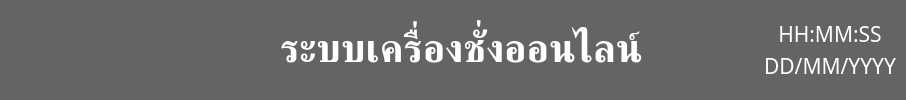
        <widget class="QWidget" name="widget" native="true">
         <property name="minimumSize">
          <size>
           <width>0</width>
           <height>70</height>
          </size>
         </property>
         <property name="styleSheet">
          <string notr="true">background-color: rgb(100, 100, 100);
color: rgb(255, 255, 255);
border-radius: 8px;</string>
         </property>
         <layout class="QHBoxLayout" name="horizontalLayout">
          <property name="leftMargin">
           <number>10</number>
          </property>
          <property name="topMargin">
           <number>5</number>
          </property>
          <property name="rightMargin">
           <number>10</number>
          </property>
          <property name="bottomMargin">
           <number>5</number>
          </property>
          <item>
           <widget class="QFrame" name="frame_28">
            <property name="enabled">
             <bool>true</bool>
            </property>
            <property name="minimumSize">
             <size>
              <width>0</width>
              <height>0</height>
             </size>
            </property>
            <property name="frameShape">
             <enum>QFrame::StyledPanel</enum>
            </property>
            <property name="frameShadow">
             <enum>QFrame::Raised</enum>
            </property>
            <layout class="QHBoxLayout" name="horizontalLayout_6">
             <property name="spacing">
              <number>0</number>
             </property>
             <property name="leftMargin">
              <number>0</number>
             </property>
             <property name="topMargin">
              <number>0</number>
             </property>
             <property name="rightMargin">
              <number>140</number>
             </property>
             <property name="bottomMargin">
              <number>0</number>
             </property>
             <item>
              <widget class="QPushButton" name="menu">
               <property name="font">
                <font>
                 <pointsize>9</pointsize>
                </font>
               </property>
               <property name="cursor">
                <cursorShape>PointingHandCursor</cursorShape>
               </property>
               <property name="text">
                <string/>
               </property>
               <property name="icon">
                <iconset resource="resource.qrc">
                 <normaloff>:/assets/icon/menu.png</normaloff>
                 <normalon>:/assets/icon/menu_open.png</normalon>:/assets/icon/menu.png</iconset>
               </property>
               <property name="iconSize">
                <size>
                 <width>60</width>
                 <height>60</height>
                </size>
               </property>
               <property name="checkable">
                <bool>true</bool>
               </property>
               <property name="autoExclusive">
                <bool>true</bool>
               </property>
              </widget>
             </item>
            </layout>
           </widget>
          </item>
          <item>
           <spacer name="horizontalSpacer_5">
            <property name="orientation">
             <enum>Qt::Horizontal</enum>
            </property>
            <property name="sizeHint" stdset="0">
             <size>
              <width>92</width>
              <height>20</height>
             </size>
            </property>
           </spacer>
          </item>
          <item>
           <widget class="QLabel" name="title">
            <property name="maximumSize">
             <size>
              <width>16777215</width>
              <height>16777215</height>
             </size>
            </property>
            <property name="font">
             <font>
              <family>Kanit</family>
              <pointsize>30</pointsize>
              <bold>true</bold>
             </font>
            </property>
            <property name="styleSheet">
             <string notr="true"/>
            </property>
            <property name="text">
             <string>ระบบเครื่องชั่งออนไลน์</string>
            </property>
            <property name="alignment">
             <set>Qt::AlignCenter</set>
            </property>
           </widget>
          </item>
          <item>
           <widget class="QLabel" name="current_tabletID">
            <property name="sizePolicy">
             <sizepolicy hsizetype="Fixed" vsizetype="Fixed">
              <horstretch>0</horstretch>
              <verstretch>0</verstretch>
             </sizepolicy>
            </property>
            <property name="font">
             <font>
              <family>Kanit</family>
              <pointsize>26</pointsize>
              <bold>true</bold>
             </font>
            </property>
            <property name="text">
             <string/>
            </property>
            <property name="alignment">
             <set>Qt::AlignCenter</set>
            </property>
           </widget>
          </item>
          <item>
           <spacer name="horizontalSpacer_4">
            <property name="orientation">
             <enum>Qt::Horizontal</enum>
            </property>
            <property name="sizeHint" stdset="0">
             <size>
              <width>75</width>
              <height>20</height>
             </size>
            </property>
           </spacer>
          </item>
          <item>
           <widget class="QLabel" name="wifi_signal">
            <property name="maximumSize">
             <size>
              <width>60</width>
              <height>60</height>
             </size>
            </property>
            <property name="text">
             <string/>
            </property>
            <property name="pixmap">
             <pixmap resource="resource.qrc">:/assets/icon/no-wifi.png</pixmap>
            </property>
            <property name="scaledContents">
             <bool>true</bool>
            </property>
           </widget>
          </item>
          <item>
           <widget class="QGroupBox" name="datetime_group_2">
            <property name="font">
             <font>
              <pointsize>11</pointsize>
             </font>
            </property>
            <property name="alignment">
             <set>Qt::AlignCenter</set>
            </property>
            <layout class="QVBoxLayout" name="datetime_group">
             <property name="spacing">
              <number>0</number>
             </property>
             <property name="leftMargin">
              <number>0</number>
             </property>
             <property name="topMargin">
              <number>5</number>
             </property>
             <property name="rightMargin">
              <number>0</number>
             </property>
             <property name="bottomMargin">
              <number>5</number>
             </property>
             <item>
              <widget class="QLabel" name="time_bar">
               <property name="maximumSize">
                <size>
                 <width>140</width>
                 <height>16</height>
                </size>
               </property>
               <property name="font">
                <font>
                 <family>Kanit</family>
                 <pointsize>16</pointsize>
                 <bold>false</bold>
                </font>
               </property>
               <property name="text">
                <string>HH:MM:SS</string>
               </property>
               <property name="alignment">
                <set>Qt::AlignCenter</set>
               </property>
              </widget>
             </item>
             <item>
              <widget class="QLabel" name="date_bar">
               <property name="maximumSize">
                <size>
                 <width>140</width>
                 <height>16</height>
                </size>
               </property>
               <property name="font">
                <font>
                 <family>Kanit</family>
                 <pointsize>16</pointsize>
                 <bold>false</bold>
                </font>
               </property>
               <property name="text">
                <string>DD/MM/YYYY</string>
               </property>
               <property name="alignment">
                <set>Qt::AlignCenter</set>
               </property>
              </widget>
             </item>
            </layout>
           </widget>
          </item>
         </layout>
        </widget>
